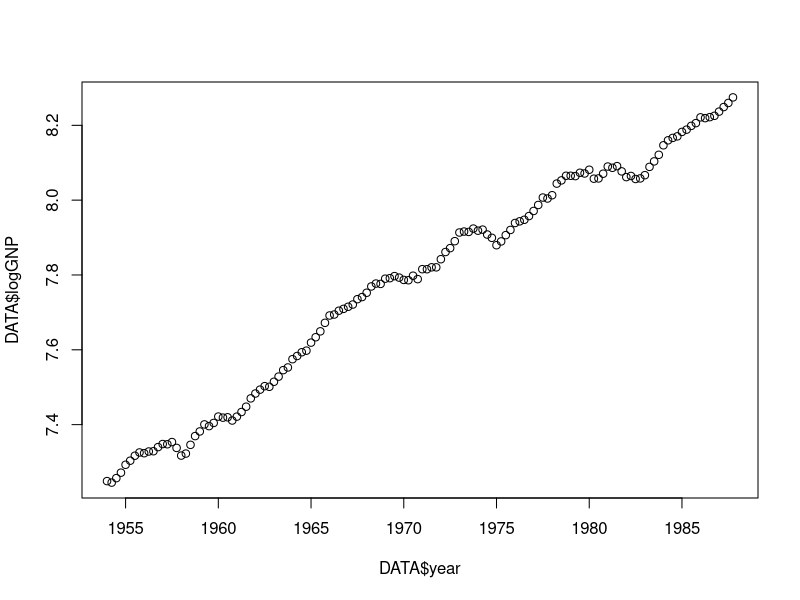
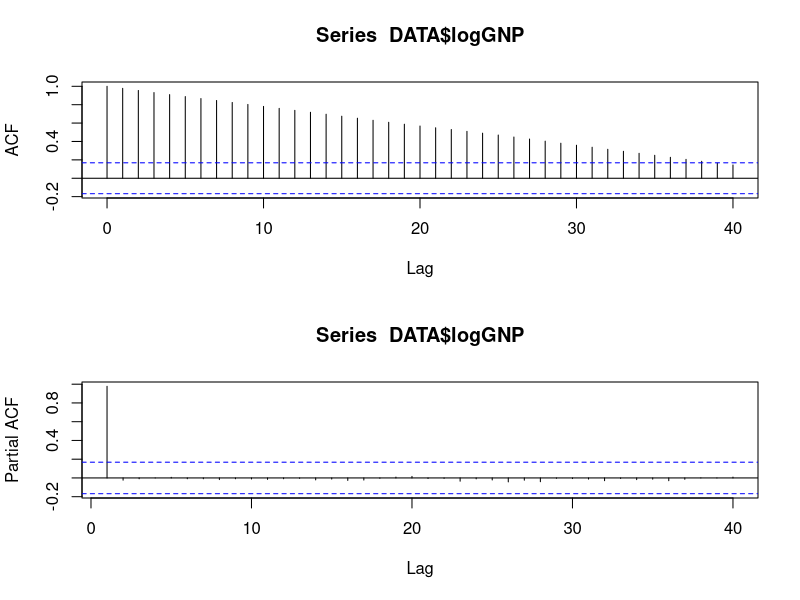
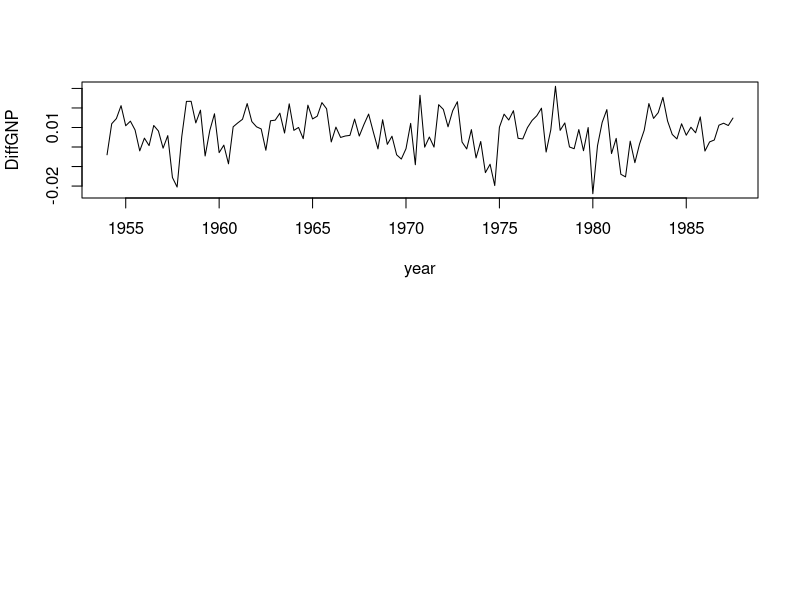
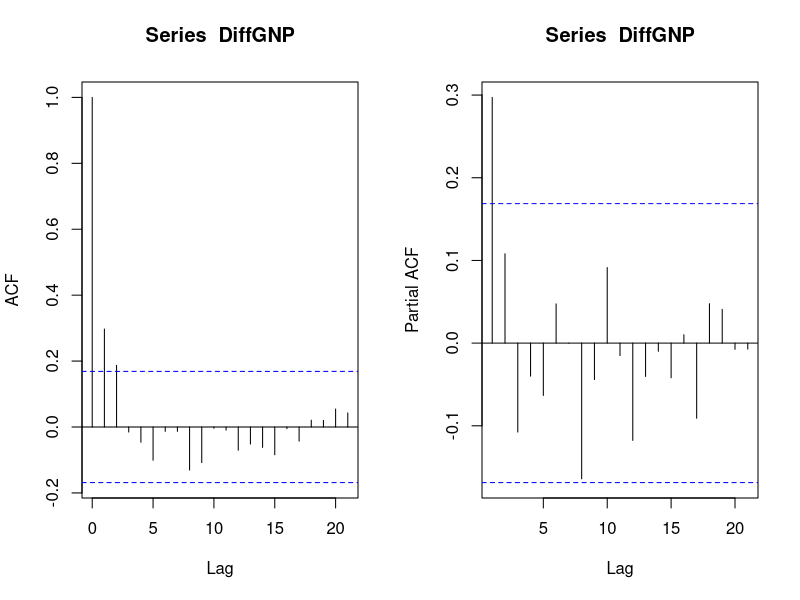
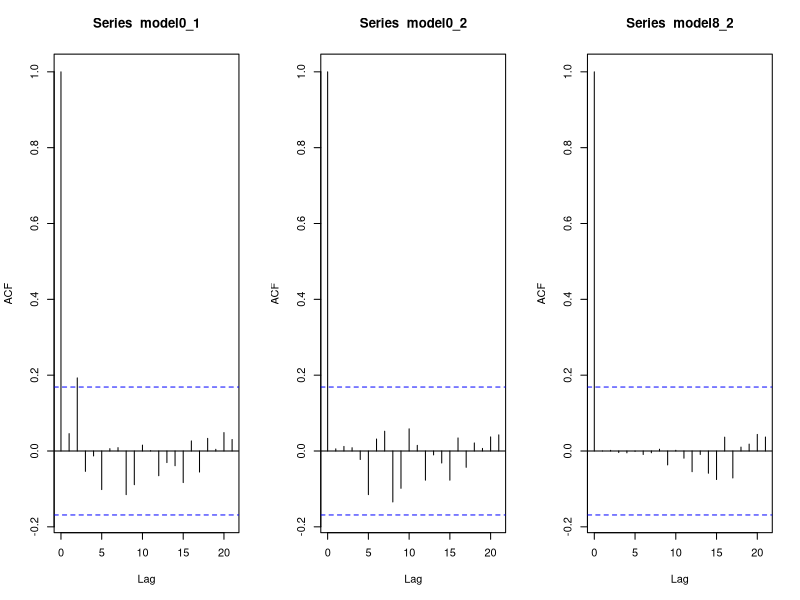
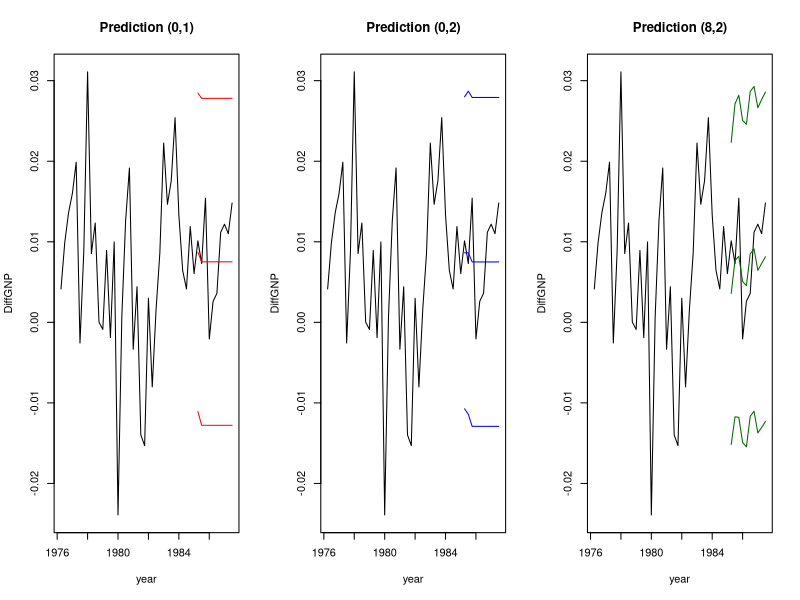

These figures' R source, in order:
## ---- chunk 1
knitr::opts_chunk$set(echo = TRUE)
## ---- chunk 2
setwd("C:/Users/Alexandre/Desktop/A2/Analyse/TP6_Analysis")
library(tseries)
data(USeconomic)
logGNP = as.vector(USeconomic[,2])
year = seq(1954,1987.75,0.25)
DATA = data.frame(year,logGNP)
plot(DATA$year, DATA$logGNP)
## ---- chunk 3
par(mfrow= c(2,1))
acf = acf(DATA$logGNP, 40)
pacf(DATA$logGNP,40)
## ---- chunk 4
Box.test(DATA$logGNP)
## ---- chunk 5
DiffGNP = diff(DATA$logGNP)
plot(DATA$year[1:length(DiffGNP)],DiffGNP,xlab="year", type ="l")
  
## ---- chunk 6
t.test(DiffGNP)
## ---- chunk 7
par(mfrow= c(1,2))
acf(DiffGNP)
pacf(DiffGNP)
## ---- chunk 8
#c(p,0,q)
print("---------------0,1---------------")
arima(DiffGNP,c(0,0,1))[5:6]
print("---------------8,1---------------")
arima(DiffGNP,c(8,0,1))[5:6]
print("---------------0,2---------------")
arima(DiffGNP,c(0,0,2))[5:6]
print("---------------8,2---------------")
arima(DiffGNP,c(8,0,2))[5:6]

## ---- chunk 9
#little p rejects null hypothesis
model0_1 = arima(DiffGNP,c(0,0,1))$residual
model0_2 = arima(DiffGNP,c(0,0,2))$residual
model8_2 = arima(DiffGNP,c(8,0,2))$residual

print("---------------0,1---------------")
Box.test(model0_1)
shapiro.test(model0_1)
print("---------------0,2---------------")
Box.test(model0_2)
shapiro.test(model0_2)
print("---------------8,2---------------")
Box.test(model8_2)
shapiro.test(model8_2)

## ---- chunk 10
par(mfrow= c(1,3))

acf(model0_1)

acf(model0_2)

acf(model8_2)


## ---- chunk 11
n <- 10
T=length(DiffGNP)
index <- 1:(T - n - 1)
Start = T-45
res01 <- predict(arima(DiffGNP[index], c(0, 0, 1)), n)
res02 <- predict(arima(DiffGNP[index], c(0, 0, 2)), n)
res82 <- predict(arima(DiffGNP[index], c(8, 0, 2)), n)

#par(mfrow = c(3,1))
plot(year[Start:T],DiffGNP[Start:T],type = "l", xlab="year", ylab="DiffGNP",main="Prediction (0,1)")
lines(year[(T-n+1):T],res01$pred,col = 'red')
lines(year[(T-n+1):T],res01$pred+1.96*res01$se,col = 'red')
lines(year[(T-n+1):T],res01$pred-1.96*res01$se,col = 'red')

plot(year[Start:T],DiffGNP[Start:T],type = "l", xlab="year", ylab="DiffGNP",main="Prediction (0,2)")
lines(year[(T-n+1):T],res02$pred,col = 'blue')
lines(year[(T-n+1):T],res02$pred+1.96*res02$se,col = 'blue')
lines(year[(T-n+1):T],res02$pred-1.96*res02$se,col = 'blue')

plot(year[Start:T],DiffGNP[Start:T],type = "l", xlab="year", ylab="DiffGNP",main="Prediction (8,2)")
lines(year[(T-n+1):T],res82$pred,col = 'darkgreen')
lines(year[(T-n+1):T],res82$pred+1.96*res82$se,col = 'darkgreen')
lines(year[(T-n+1):T],res82$pred-1.96*res82$se,col = 'darkgreen')
